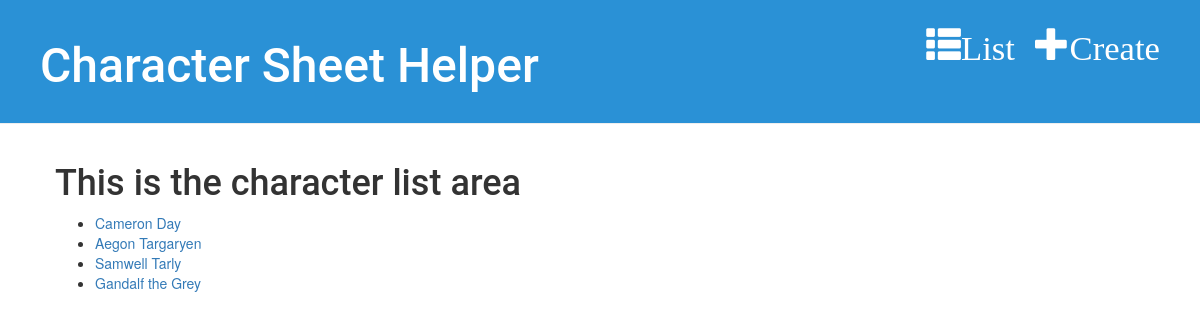
Before: /characters/ with the older database file.
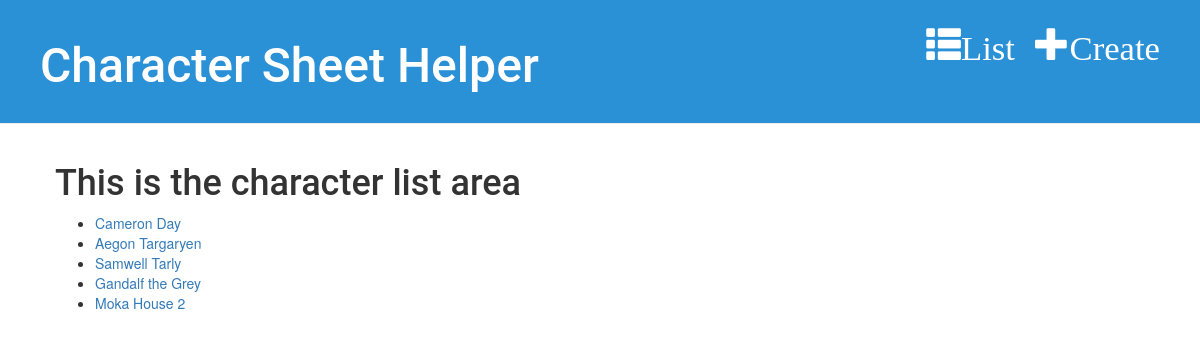
After: the same page with the newer database file.
### character_sheets/models.py (models this page shows, shortened)
class Character(models.Model):
    name = models.CharField(max_length=50)
    created_date = models.DateTimeField(default=timezone.now)
    creator = models.ForeignKey(settings.AUTH_USER_MODEL, on_delete=models.CASCADE, default=None)
    description = models.CharField(max_length=1000, default='')
    BARBARIAN = 'BARB'
    BARD = 'BARD'
    CLERIC = 'CLE'
    DRUID = 'DRU'
    FIGHTER = 'FIG'
    MONK = 'MON'
    PALADIN = 'PAL'
    RANGER = 'RNG'
    ROGUE = 'ROG'
    SORCEROR = 'SOR'
    WARLOCK = 'WAR'
    WIZARD = 'WIZ'
    NO_CLASS = 'NA'
    CHARACTER_CLASS_CHOICES = (
        (BARBARIAN, 'Barbarian'),
        (BARD, 'Bard'),
        (CLERIC, 'Cleric'),
        (DRUID, 'Druid'),
        (FIGHTER, 'Fighter'),
        (MONK, 'Monk'),
        (PALADIN, 'Paladin'),
        (RANGER, 'Ranger'),
        (ROGUE, 'Rogue'),
        (SORCEROR, 'Sorceror'),
        (WARLOCK, 'Warlock'),
        (WIZARD, 'Wizard'),
        (NO_CLASS, 'No Class'),
    )
    character_class = models.CharField(max_length=4, choices=CHARACTER_CLASS_CHOICES, default=NO_CLASS)
    def __str__(self):
        return self.name

### character_sheets/views.py (the view)
# urls.py: url(r'characters/$', views.character_list, name='character_list'),
def character_list(request):
    characters = Character.objects.all()
    return render(request, 'character_sheets/character_list.html', {'characters': characters})

### character_sheets/templates/character_sheets/character_list.html
{% extends 'character_sheets/sheets_base.html' %}
{% block content %}
    <h1>This is the character list area</h1>
    <ul>
    {% for character in characters %}
        <li><a href="{% url 'character_detail' pk=character.pk %}">{{ character }}</a></li>
    {% endfor %}
    </ul>
{% endblock %}

Changed rows visible on the page:
added Character: name "Moka House 2"
